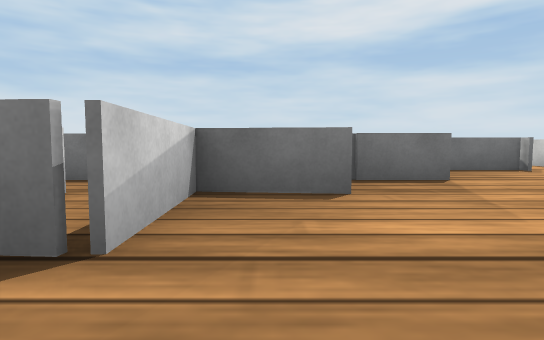
View 1 (above)

23 first-person views from a walk through a Webots world. The camera is 0.07 m above the floor, tilts 4° down and sees 80° across. The floor is counted in squares, 0.2 m on a side. Each view is taken from the middle of a square. On the plan, view 1 faces up. The plan holds only what a view shows up to about 9 squares ahead; the rest is blank. Robots are left out. Webots' stock objects and surfaces are drawn as simple stand-ins.

View 2
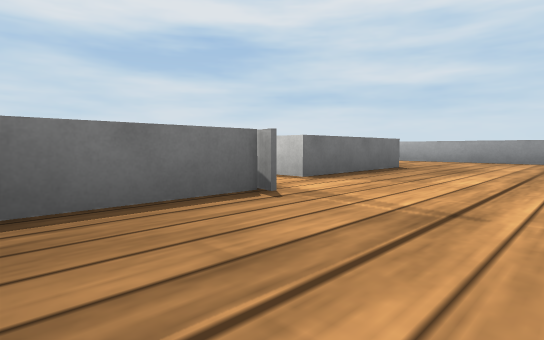

View 3
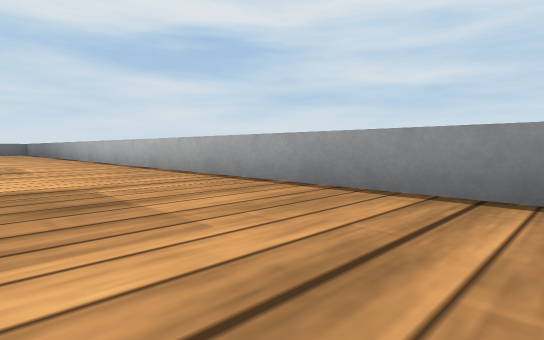

View 4
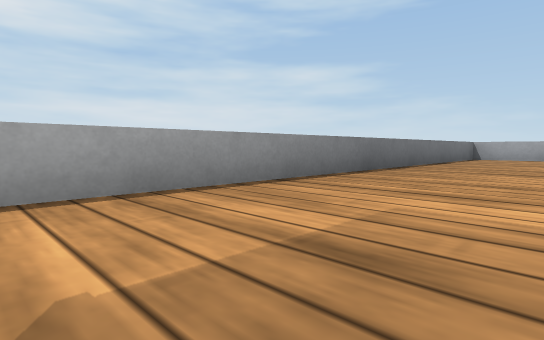

View 5
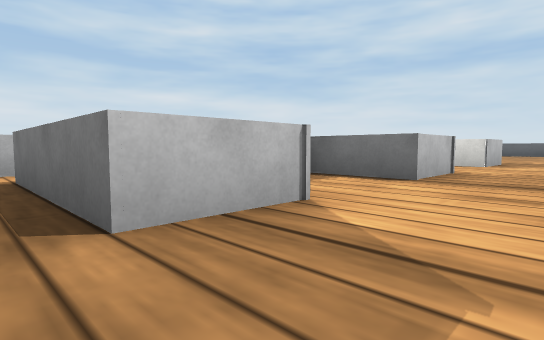

View 6
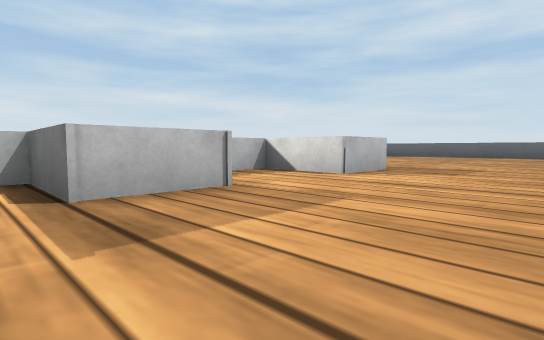

View 7
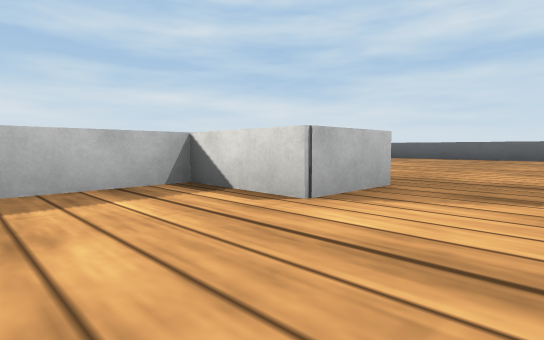

View 8
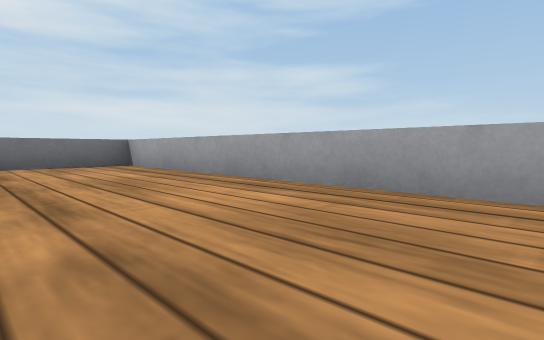

View 9
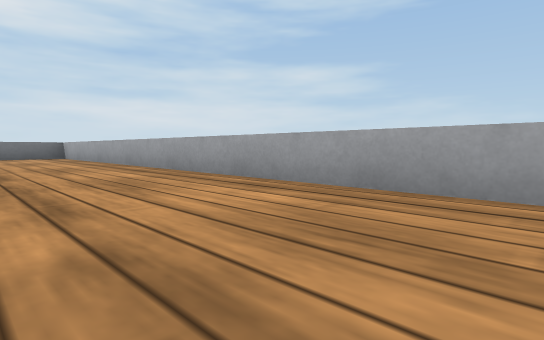

View 10
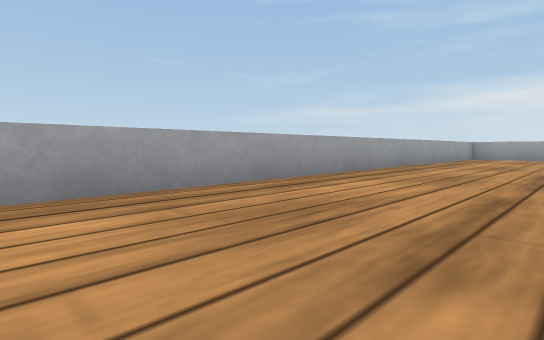

View 11
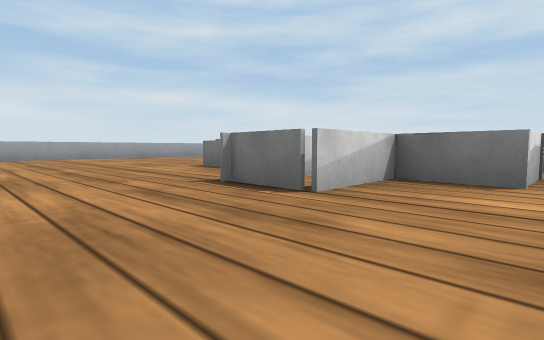

View 12
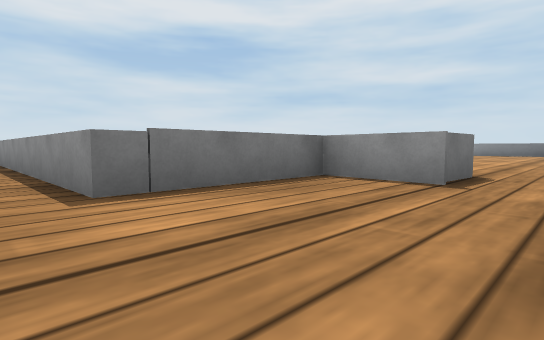

View 13
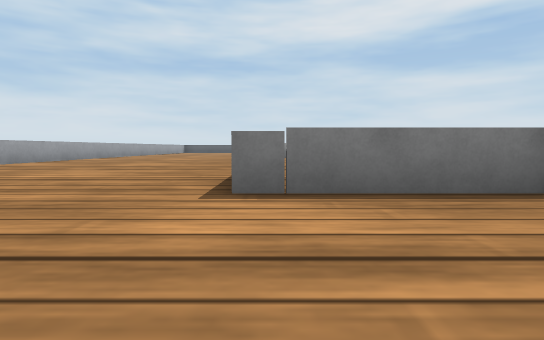

View 14
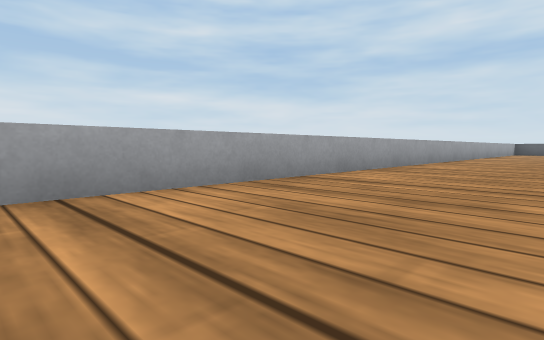

View 15
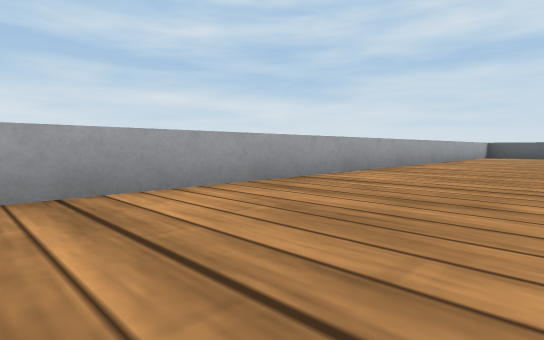

View 16
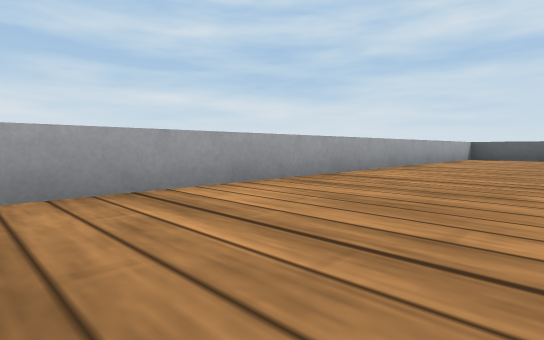

View 17
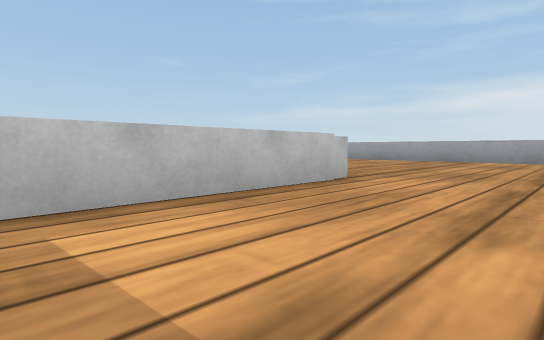

View 18
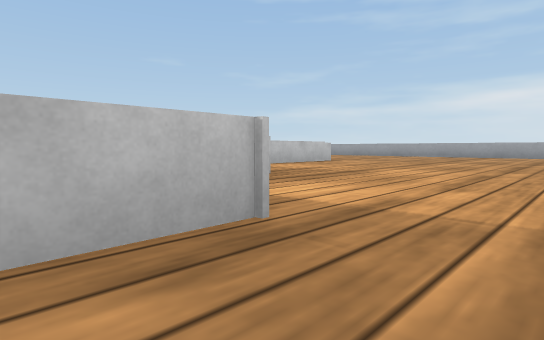

View 19
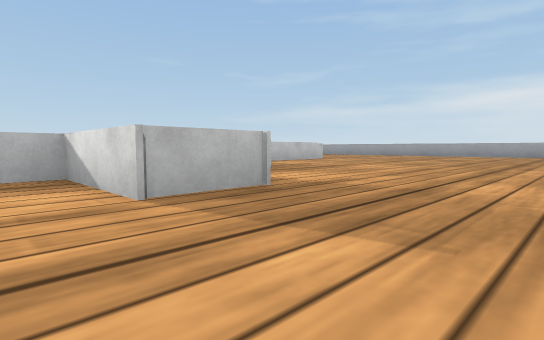

View 20
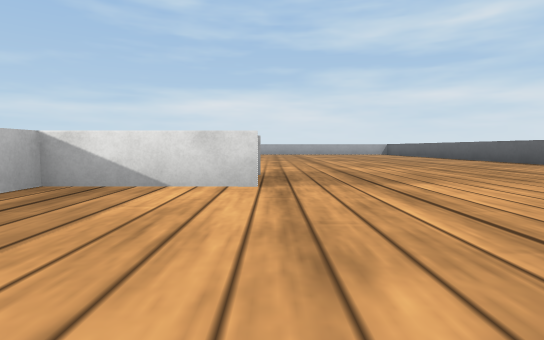

View 21
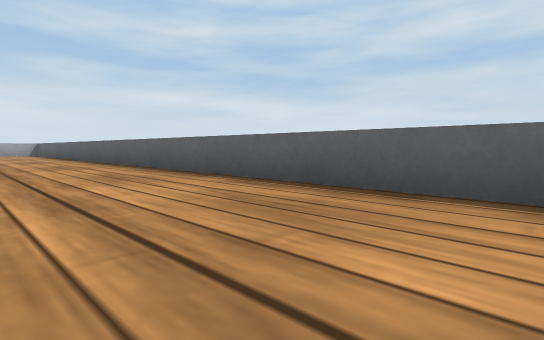

View 22
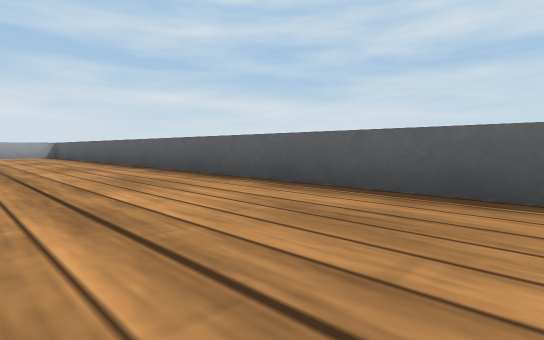

View 23
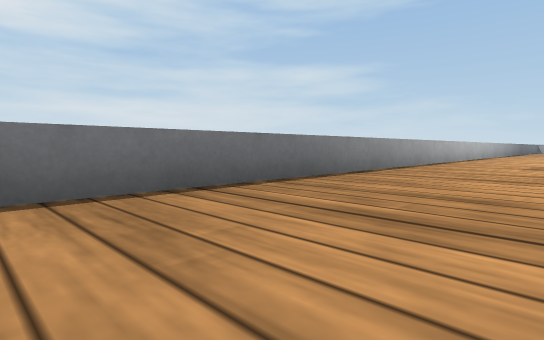

### Floor plan
Points are (right, up) in squares from view 1. A wall is a line through its corners. A room is listed if a view was taken in it or the views show most of it. See-through windows are left out.
Room 1 (views 1, 2, 3, 4, 5, 6, 7, 8, 10, 11)
walls: (3.9, 5) (2.2, 5); (2, 3.4) (0.6, 3.4) (0.6, 2.4) (-0.6, 2.6) (-0.5, 1); (7.6, 6.8) (7.6, 5.5) (5, 5.5); (-1.6, 2.5) (-1.7, 0.9); (7.6, 9.9) (7.6, 8.5) (6.1, 8.6); (-0.5, -4.5) (10.5, -4.5) (10.5, 13.4); (7.6, 13) (7.6, 11.7) (6.1, 11.7) (6.1, 10.2)
ways out: opening at (-1, -2) to room 2; opening at (9, 13) to room 3
Room 2 (views 9, 12, 13, 14, 15, 16, 17, 18, 22)
walls: (-4.4, 11) (-1.2, 11); (1.8, 14.8) (3.1, 14.8); (-9.5, 1.2) (-9.5, -0.1); (-0.5, 1) (-1.7, 1.1) (-1.6, 2.4) (-4.3, 2.4) (-4.3, 8); (-9.5, 20.2) (-9.5, 3.1); (-9.5, -2.9) (-9.5, -4.2); (-9.2, -4.5) (-0.5, -4.5); (3.4, 20.5) (-9.2, 20.5)
ways out: opening at (-1, -2) to room 1; opening at (2.5, 18) to room 3
Room 3 (views 19, 20, 21, 23)
walls: (8.1, 20.5) (3.4, 20.5); (3.1, 14.8) (3.1, 12.9) (3.7, 12.9); (10.5, 13.4) (10.5, 19.9)
ways out: opening at (9, 13) to room 1; opening at (2.5, 18) to room 2

Where each view was taken, in squares from view 1:
view 1: 0 up, 0 right, facing up
view 2: 3 up, 2 right, facing up-right
view 3: 3 up, 8 right, facing up-right
view 4: 6 up, 8 right, facing down-right
view 5: 5 up, 9 right, facing up-left
view 6: 8 up, 10 right, facing up-left
view 7: 10 up, 9 right, facing up-left
view 8: 2 down, 4 right, facing down-right
view 9: 2 down, 1 left, facing down-right
view 10: 2 down, 1 right, facing down-left
view 11: 1 down, 1 right, facing up-left
view 12: 0 up, 5 left, facing up-right
view 13: 0 up, 4 left, facing up
view 14: 3 up, 7 left, facing up-left
view 15: 8 up, 7 left, facing up-left
view 16: 10 up, 7 left, facing up-left
view 17: 13 up, 1 left, facing down-left
view 18: 16 up, 3 right, facing down-left
view 19: 17 up, 4 right, facing down-left
view 20: 15 up, 6 right, facing left
view 21: 18 up, 6 right, facing up-left
view 22: 18 up, 3 right, facing up-left
view 23: 20 up, 8 right, facing down-right
